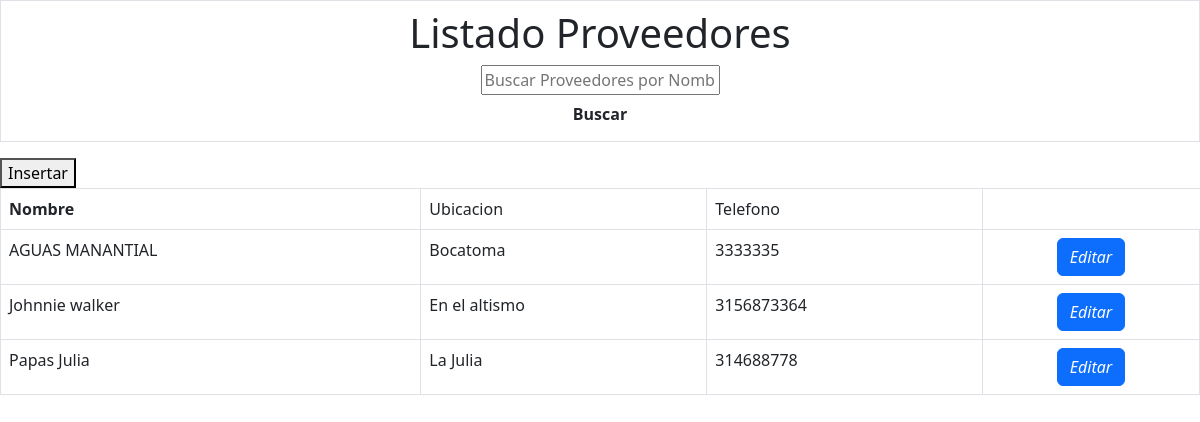
The app's page /consulta_proveedores.php with its own data.
### tables this page shows
CREATE TABLE `proveedor` (
  `id_proveedor` int(10) UNSIGNED NOT NULL,
  `nombre` varchar(100) NOT NULL,
  `ubicacion` varchar(255) DEFAULT NULL,
  `telefono` varchar(15) DEFAULT NULL
);

### consulta_proveedores.php (the view, shortened to what this page needs)
<?php
include_once("conexion.php");
?>
<!DOCTYPE html>
<html lang="en">
<head>
    <link href="https://cdn.jsdelivr.net/npm/bootstrap@5.3.0/dist/css/bootstrap.min.css" rel="stylesheet">
</head>
<table class="table table-bordered">
    <tr class="well">
        <td>
            <h1 align="center">Listado Proveedores</h1>
            <center>
                <form name="form3" method="post" action="" class="form-search">
                    <div class="input-prepend input-append">
                        <input type="text" name="buscar" autocomplete="off" class="input-xxlarge search-query"
                        autofocus placeholder="Buscar Proveedores por Nombre">
                    </div>
                <button type="submit" class="btn" name="buton"><strong>Buscar</strong></button>
                </form>
            </center>
        </td>
    </tr>
</table>
<a href="insertar_proveedores.php"><button>Insertar</button></a>
<table class="table table-bordered">
    <tr class="well">
        <td><strong>Nombre</strong></td>
        <td>Ubicacion</td>
        <td>Telefono</td>
    </tr>
    <?php
        if(isset($_POST['buscar'])){
        $buscar=($_POST['buscar']);
        $consulta=$conexion->query("SELECT * FROM proveedor WHERE nombre LIKE '%$buscar%' ORDER BY nombre DESC");
    }else{
        $consulta=$conexion->query("SELECT * FROM proveedor");
    }
    while($row=$consulta->fetch_array()){
    ?>
    <tr>
        <td><?php echo $row['nombre']; ?></td>
        <td><?php echo $row['ubicacion']; ?></td>
        <td><?php echo $row['telefono']; ?></td>
        <td>
            <center>
                <a class="btn btn-primary" href="modificar_proveedores.php?
                    nombre=<?php echo $row['nombre'] ?> &
                    ubicacion=<?php echo $row['ubicacion'] ?> &
                    telefono=<?php echo $row['telefono'] ?>
                " title="Editar">
                    <i class="icon-edit">Editar</i>
                </a>
            </center>
        </td>
</tr>
<?php } ?>
</table>
</html>

### records on screen
proveedor: nombre "AGUAS MANANTIAL", ubicacion "Bocatoma", telefono "3333335"
proveedor: nombre "Johnnie walker", ubicacion "En el altismo", telefono "3156873364"
proveedor: nombre "Papas Julia", ubicacion "La Julia", telefono "314688778"
